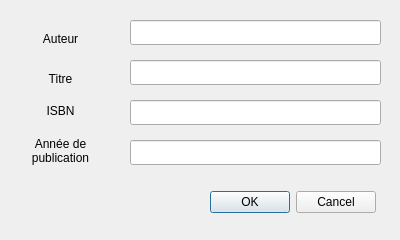
<?xml version="1.0" encoding="UTF-8"?>
<ui version="4.0">
 <class>Dialog_ajouter_livre</class>
 <widget class="QDialog" name="Dialog_ajouter_livre">
  <property name="geometry">
   <rect>
    <x>0</x>
    <y>0</y>
    <width>400</width>
    <height>240</height>
   </rect>
  </property>
  <property name="windowTitle">
   <string>Dialog</string>
  </property>
  <widget class="QDialogButtonBox" name="buttonBox">
   <property name="geometry">
    <rect>
     <x>210</x>
     <y>190</y>
     <width>166</width>
     <height>25</height>
    </rect>
   </property>
   <property name="orientation">
    <enum>Qt::Horizontal</enum>
   </property>
   <property name="standardButtons">
    <set>QDialogButtonBox::Cancel|QDialogButtonBox::Ok</set>
   </property>
  </widget>
  <widget class="QLabel" name="label">
   <property name="geometry">
    <rect>
     <x>20</x>
     <y>70</y>
     <width>81</width>
     <height>17</height>
    </rect>
   </property>
   <property name="text">
    <string>Titre</string>
   </property>
   <property name="alignment">
    <set>Qt::AlignCenter</set>
   </property>
  </widget>
  <widget class="QLabel" name="label_2">
   <property name="geometry">
    <rect>
     <x>20</x>
     <y>30</y>
     <width>81</width>
     <height>17</height>
    </rect>
   </property>
   <property name="text">
    <string>Auteur</string>
   </property>
   <property name="alignment">
    <set>Qt::AlignCenter</set>
   </property>
  </widget>
  <widget class="QLabel" name="label_3">
   <property name="geometry">
    <rect>
     <x>20</x>
     <y>100</y>
     <width>81</width>
     <height>21</height>
    </rect>
   </property>
   <property name="text">
    <string>ISBN</string>
   </property>
   <property name="alignment">
    <set>Qt::AlignCenter</set>
   </property>
  </widget>
  <widget class="QLabel" name="label_4">
   <property name="geometry">
    <rect>
     <x>20</x>
     <y>130</y>
     <width>81</width>
     <height>41</height>
    </rect>
   </property>
   <property name="text">
    <string>Année de publication</string>
   </property>
   <property name="alignment">
    <set>Qt::AlignCenter</set>
   </property>
   <property name="wordWrap">
    <bool>true</bool>
   </property>
  </widget>
  <widget class="QLineEdit" name="lineEdit">
   <property name="geometry">
    <rect>
     <x>130</x>
     <y>20</y>
     <width>251</width>
     <height>25</height>
    </rect>
   </property>
  </widget>
  <widget class="QLineEdit" name="lineEdit_2">
   <property name="geometry">
    <rect>
     <x>130</x>
     <y>60</y>
     <width>251</width>
     <height>25</height>
    </rect>
   </property>
  </widget>
  <widget class="QLineEdit" name="lineEdit_3">
   <property name="geometry">
    <rect>
     <x>130</x>
     <y>100</y>
     <width>251</width>
     <height>25</height>
    </rect>
   </property>
  </widget>
  <widget class="QLineEdit" name="lineEdit_4">
   <property name="geometry">
    <rect>
     <x>130</x>
     <y>140</y>
     <width>251</width>
     <height>25</height>
    </rect>
   </property>
  </widget>
 </widget>
 <resources/>
 <connections>
  <connection>
   <sender>buttonBox</sender>
   <signal>accepted()</signal>
   <receiver>Dialog_ajouter_livre</receiver>
   <slot>accept()</slot>
   <hints>
    <hint type="sourcelabel">
     <x>248</x>
     <y>254</y>
    </hint>
    <hint type="destinationlabel">
     <x>157</x>
     <y>274</y>
    </hint>
   </hints>
  </connection>
  <connection>
   <sender>buttonBox</sender>
   <signal>rejected()</signal>
   <receiver>Dialog_ajouter_livre</receiver>
   <slot>reject()</slot>
   <hints>
    <hint type="sourcelabel">
     <x>316</x>
     <y>260</y>
    </hint>
    <hint type="destinationlabel">
     <x>286</x>
     <y>274</y>
    </hint>
   </hints>
  </connection>
 </connections>
</ui>
